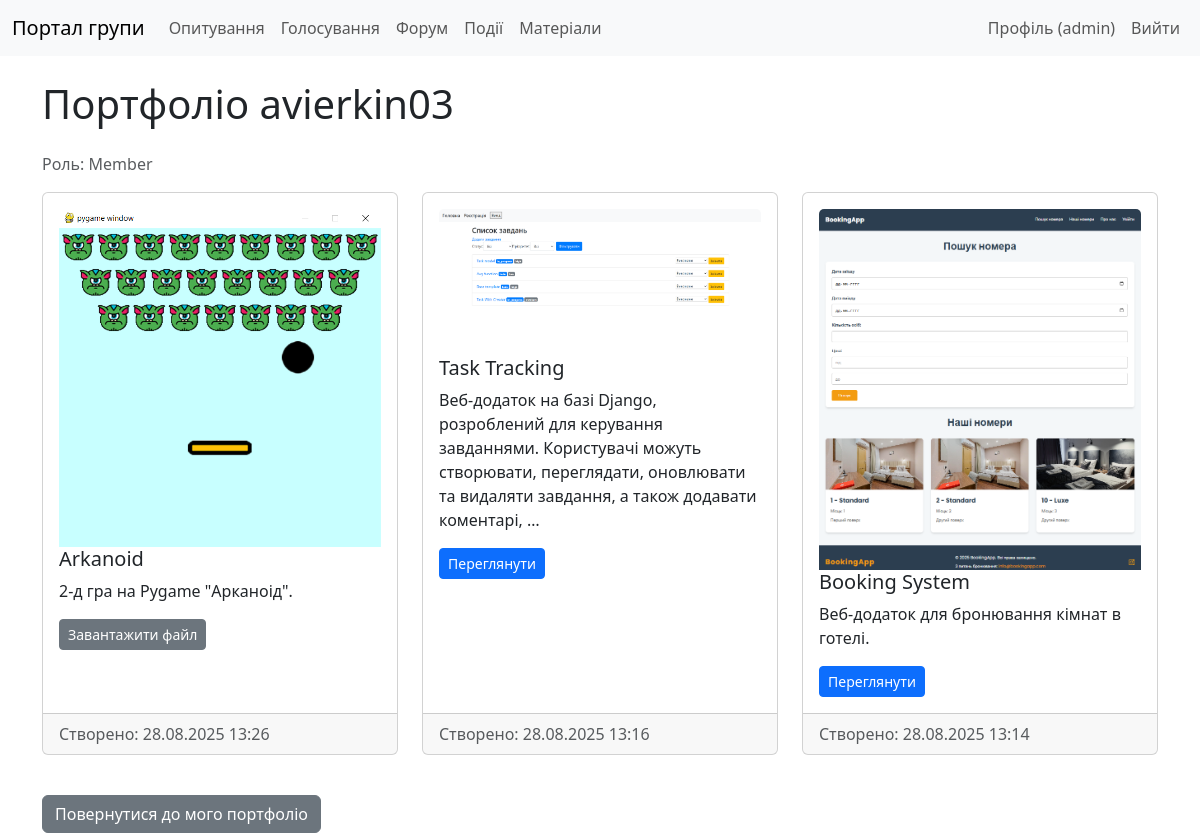
/portfolio/avierkin03/ (signed in), run on the app's committed database.
### core/models.py (models this page shows, shortened)
class UserProfile(models.Model):
    ROLE_CHOICES = (
        ('admin', 'Administrator'),
        ('moderator', 'Moderator'),
        ('member', 'Member'),
    )
    user = models.OneToOneField(User, on_delete=models.CASCADE, related_name='profile')
    bio = models.TextField(blank=True, null=True)
    avatar = models.ImageField(upload_to='avatars/', blank=True, null=True)
    role = models.CharField(max_length=20, choices=ROLE_CHOICES, default='member')
    class Meta:
        verbose_name = 'User Profile'
        verbose_name_plural = 'User Profiles'

### portfolio/models.py (models this page shows, shortened)
class PortfolioItem(models.Model):
    user = models.ForeignKey(User, on_delete=models.CASCADE, related_name='portfolio_items')
    title = models.CharField(max_length=200, verbose_name='Назва проєкту')
    description = models.TextField(blank=True, verbose_name='Опис')
    screenshot = models.ImageField(upload_to='portfolio_screenshots/', blank=True, null=True, verbose_name='Скріншот')
    link = models.URLField(blank=True, null=True, verbose_name='Посилання')
    file = models.FileField(upload_to='portfolio_files/', blank=True, null=True, verbose_name='Файл')
    created_at = models.DateTimeField(auto_now_add=True, verbose_name='Дата створення')
    updated_at = models.DateTimeField(auto_now=True, verbose_name='Дата оновлення')
    is_public = models.BooleanField(default=False, verbose_name='Публічний проєкт')
    class Meta:
        verbose_name = 'Проєкт портфоліо'
        verbose_name_plural = 'Проєкти портфоліо'

### portfolio/views.py (the view)
# urls.py: path('<str:username>/', views.UserPortfolioView.as_view(), name='user_portfolio'),
class UserPortfolioView(LoginRequiredMixin, ListView):
    model = PortfolioItem
    template_name = 'portfolio/user_portfolio.html'
    context_object_name = 'portfolio_items'
    paginate_by = 6
    def get_queryset(self):
        user = get_object_or_404(User, username=self.kwargs['username'])
        return PortfolioItem.objects.filter(user=user, is_public=True).order_by('-created_at')
    def get_context_data(self, **kwargs):
        context = super().get_context_data(**kwargs)
        context['profile_user'] = get_object_or_404(User, username=self.kwargs['username']).profile
        return context

### templates/portfolio/user_portfolio.html (shortened to what this page needs)
{% extends 'base.html' %}
{% block content %}
    <h1 class="my-4">Портфоліо {{ profile_user.user.username }}</h1>
    <p class="text-muted">Роль: {{ profile_user.get_role_display }}</p>
    {% if portfolio_items %}
        <div class="row">
            {% for item in portfolio_items %}
                <div class="col-md-4 mb-4">
                    <div class="card h-100">
                        <div class="card-body">
                            {% if item.screenshot %}
                                <img src="{{ item.screenshot.url }}" class="card-img-top img-fluid" alt="{{ item.title }}">
                            {% endif %}
                            <h5 class="card-title">{{ item.title }}</h5>
                            <p class="card-text">{{ item.description|truncatewords:20 }}</p>
                            {% if item.link %}
                                <a href="{{ item.link }}" class="btn btn-sm btn-primary" target="_blank">Переглянути</a>
                            {% endif %}
                            {% if item.file %}
                                <a href="{{ item.file.url }}" class="btn btn-sm btn-secondary" download>Завантажити файл</a>
                            {% endif %}
                        </div>
                        <div class="card-footer text-muted">
                            Створено: {{ item.created_at|date:"d.m.Y H:i" }}
                        </div>
                    </div>
                </div>
            {% endfor %}
        </div>
    {% else %}
        <p class="alert alert-info">У цього користувача немає публічних проєктів.</p>
    {% endif %}
    <a href="{% url 'portfolio:portfolio_list' %}" class="btn btn-secondary mt-3">Повернутися до мого портфоліо</a>
{% endblock %}

### templates/base.html (shortened to what this page needs)
{% load static %}
<!DOCTYPE html>
<html lang="uk">
<head>
    <link href="https://cdn.jsdelivr.net/npm/bootstrap@5.3.0/dist/css/bootstrap.min.css" rel="stylesheet">
    <link rel="stylesheet" href="{% static 'css/styles.css' %}">
</head>
<body>
    <nav class="navbar navbar-expand-lg navbar-light bg-light">
        <div class="container-fluid">
            <a class="navbar-brand" href="{% url 'core:group_profile' %}">
                {% with group=group %}
                    {% if group.logo %}
                        <img src="{{ group.logo.url }}" alt="{{ group.name }}">
                    {% else %}
                        Портал групи
                    {% endif %}
                {% endwith %}
            </a>
            <div class="collapse navbar-collapse" id="navbarNav">
                <ul class="navbar-nav me-auto">
                    <li class="nav-item">
                        <a class="nav-link" href="{% url 'polls:poll_list' %}">Опитування</a>
                    </li>
                    <li class="nav-item">
                        <a class="nav-link" href="{% url 'voting:vote_list' %}">Голосування</a>
                    </li>
                    <li class="nav-item">
                        <a class="nav-link" href="{% url 'forum:topic_list' %}">Форум</a>
                    </li>
                    <li class="nav-item">
                        <a class="nav-link" href="{% url 'events:event-list' %}">Події</a>
                    </li>
                    <li class="nav-item">
                        <a class="nav-link" href="{% url 'materials:material-list' %}">Матеріали</a>
                    </li>
                </ul>
                <ul class="navbar-nav">
                    {% if user.is_authenticated %}
                        <li class="nav-item">
                            <a class="nav-link" href="{% url 'core:user_profile' %}">Профіль ({{ user.username }})</a>
                        </li>
                        <li class="nav-item">
                            <form action="{% url 'logout' %}" method="post" class="d-inline">
                                <button type="submit" class="nav-link btn btn-link">Вийти</button>
                            </form>
                        </li>
                    {% endif %}
                </ul>
            </div>
        </div>
    </nav>
    <div class="container">
        {% block content %}
        {% endblock %}
    </div>
</body>
</html>

### static/css/styles.css (style rules this page uses)
.container { margin-top: 20px; }

### data on the page
UserProfile: user.username "avierkin03", role "Member"
PortfolioItem: screenshot (picture), title "Arkanoid", description "2-д гра на Pygame \"Арканоід\".", created_at "28.08.2025 13:26"
PortfolioItem: screenshot (picture), title "Task Tracking", description "Веб-додаток на базі Django, розроблений для керування завданнями. Користувачі можуть створювати, переглядати, оновлювати та видаляти завдання, а також додавати коментарі, …", created_at "28.08.2025 13:16"
PortfolioItem: screenshot (picture), title "Booking System", description "Веб-додаток для бронювання кімнат в готелі.", created_at "28.08.2025 13:14"

### other printed values
{{ user.username }} "admin"
